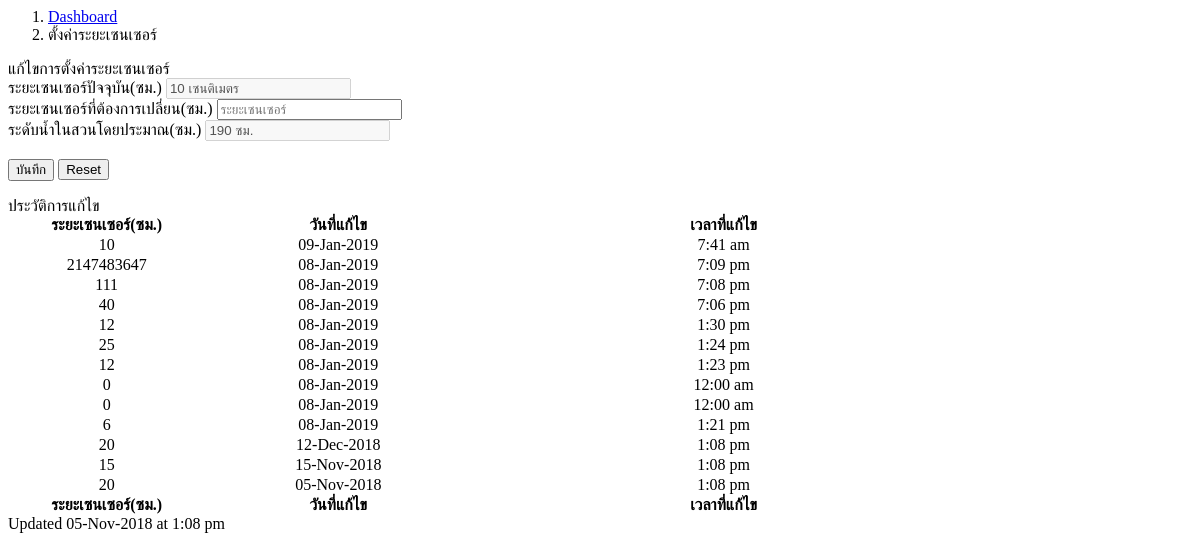
Page /adminConfig.php on the earlier database version.
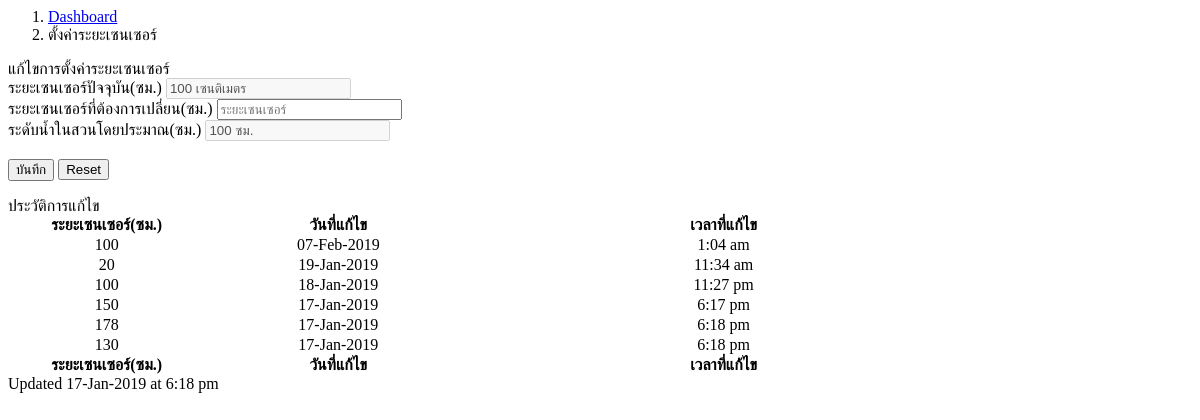
Same page on the later database version.
### tables this page shows
CREATE TABLE `user_activities` (
  `id` int(10) UNSIGNED NOT NULL,
  `value` int(11) NOT NULL,
  `date` date NOT NULL,
  `time` time NOT NULL,
  `idUsers` int(10) UNSIGNED NOT NULL
);

### adminConfig.php (the view, shortened to what this page needs)
<?php
require 'dbconnect.php';
                 $sql = 'SELECT *
                 FROM user_activities
                 ORDER BY user_activities.id DESC';
                $result = mysqli_query($connect, $sql) or die(mysqli_error($connect));
                $row = mysqli_fetch_array($result, MYSQLI_ASSOC);
                  $value = $row['value'];
                  $date = $row['date'];
                  $time = $row['time'];
?>
<ol class="breadcrumb">
        <li class="breadcrumb-item">
          <a href="http://localhost/b_phpProject/index.php?cont=Dashboard">Dashboard</a>
        </li>
        <li class="breadcrumb-item active">ตั้งค่าระยะเซนเซอร์</li>
      </ol>
<div class="card mb-3">
  <div class="card-header">แก้ไขการตั้งค่าระยะเซนเซอร์</div>
    <div class="card-body">
      <form method="POST" name = "editsensor" onSubmit="return sensor()" >
      <div class="card border-dark">
            <div class="card-body text-dark">
                <div class="form-group">
                  <div class="form-row">
                    <div class="col-md-3">
                      <label for="text">ระยะเซนเซอร์ปัจจุบัน(ซม.)</label>
                      <input class="form-control" id="text" name="text" value="<?php echo $value.' เซนติเมตร'; ?>" type="text" disabled>
                    </div>
                    <div class="col-md-3">
                      <label for="confirm_password">ระยะเซนเซอร์ที่ต้องการเปลี่ยน(ซม.)</label>
                      <input class="form-control" id="text2" name="text2" type="text" placeholder="ระยะเซนเซอร์">
                    </div>
            <?php
            require 'dbconnect.php';
            $tatol_value = 200 - $value;
            ?>
                    <div class="col-md-3">
                      <label for="name">ระดับน้ำในสวนโดยประมาณ(ซม.)</label>
                      <input class="form-control" id="text3" name="text3" value ="<?php echo $tatol_value.' ซม.'; ?>"  type="text"  placeholder="ระดับน้ำในสวน" disabled>
                  </div>
                  </div>
                </div>
            </div>
      </div>
      <br />
        <input type="submit" value="บันทึก" class="btn btn-primary">
        <input type="reset" value="Reset" class="btn btn-danger">
      </form>
    </div>
  </div>
<div class="card mb-3">
        <div class="card-header">
           ประวัติการแก้ไข
          </div>
        <div class="card-body">
          <div class="table-responsive">
                  <table class="table table-striped table-bordered dt-responsive nowrap" id="example" width="968" cellspacing="0">
            <thead>
                <tr >
                  <th width="174">ระยะเซนเซอร์(ซม.)</th>
                  <th width="235">วันที่แก้ไข</th>
                  <th width="448">เวลาที่แก้ไข</th>
                </tr>
              </thead>
              <tfoot>
              <tr>
                  <th>ระยะเซนเซอร์(ซม.)</th>
                  <th>วันที่แก้ไข</th>
                  <th>เวลาที่แก้ไข</th>
                </tr>
              </tfoot>
              <tbody>
                <?php
                 $sql2 = 'SELECT *
                 FROM user_activities
                 ORDER BY user_activities.date  DESC';
                $result2 = mysqli_query($connect, $sql2, MYSQLI_STORE_RESULT) or die('Query error');
                while ($user_activities = mysqli_fetch_assoc($result2)) {
                    $value = $user_activities['value'];
                    $date = $user_activities['date'];
                    $time = $user_activities['time'];
                    $date = date('d-M-Y', strtotime($date));
                    $time = date('g:i a', strtotime($time)); ?>
                    <tr>
                      <td><?php echo $value; ?></td>
                      <td><?php echo $date; ?></td>
                      <td><?php echo $time; ?></td>
                </tr>
        <?php
                } ?>
              </tbody>
            </table>
          </div>
        </div>
        <div class="card-footer small text-muted">Updated <?php echo $date; ?> at <?php echo $time; ?></div>
      </div>

### adminConfig.php (style rules this page uses)
.card.mb-3 .card-body .table-responsive #example tbody tr td { text-align: center; }
.card.mb-3 .card-body .table-responsive #example { text-align: center; }

Differences in the rows shown:
removed user_activities: text "10 เซนติเมตร", text3 "190 ซม.", value "10", date "09-Jan-2019", time "7:41 am"
removed user_activities: value "2147483647", date "08-Jan-2019", time "7:09 pm"
removed user_activities: value "111", date "08-Jan-2019", time "7:08 pm"
removed user_activities: value "40", date "08-Jan-2019", time "7:06 pm"
removed user_activities: value "12", date "08-Jan-2019", time "1:30 pm"
removed user_activities: value "25", date "08-Jan-2019", time "1:24 pm"
removed user_activities: value "12", date "08-Jan-2019", time "1:23 pm"
removed user_activities: value "0", date "08-Jan-2019", time "12:00 am"
removed user_activities: value "0", date "08-Jan-2019", time "12:00 am"
removed user_activities: value "6", date "08-Jan-2019", time "1:21 pm"
removed user_activities: value "20", date "12-Dec-2018", time "1:08 pm"
removed user_activities: value "15", date "15-Nov-2018", time "1:08 pm"
removed user_activities: value "20", date "05-Nov-2018", time "1:08 pm"
added user_activities: text "100 เซนติเมตร", text3 "100 ซม.", value "100", date "07-Feb-2019", time "1:04 am"
added user_activities: value "20", date "19-Jan-2019", time "11:34 am"
added user_activities: value "100", date "18-Jan-2019", time "11:27 pm"
added user_activities: value "150", date "17-Jan-2019", time "6:17 pm"
added user_activities: value "178", date "17-Jan-2019", time "6:18 pm"
added user_activities: value "130", date "17-Jan-2019", time "6:18 pm"
